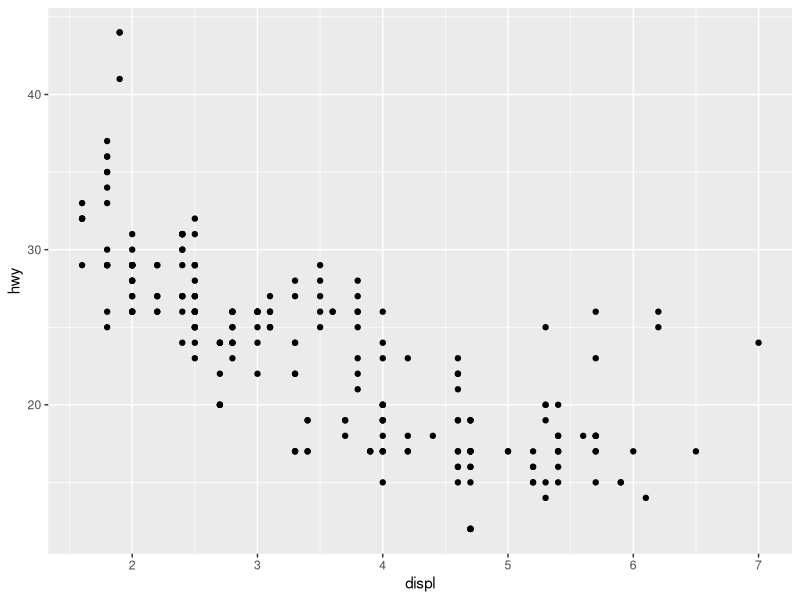
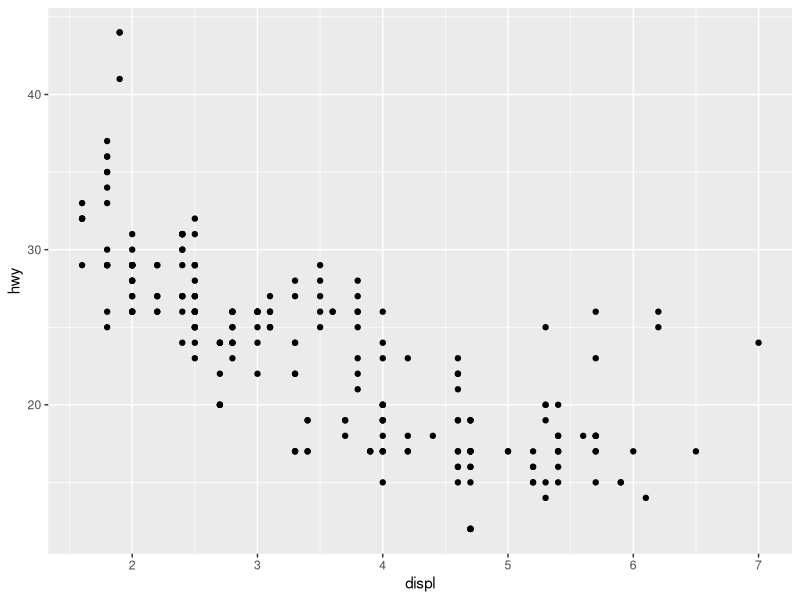
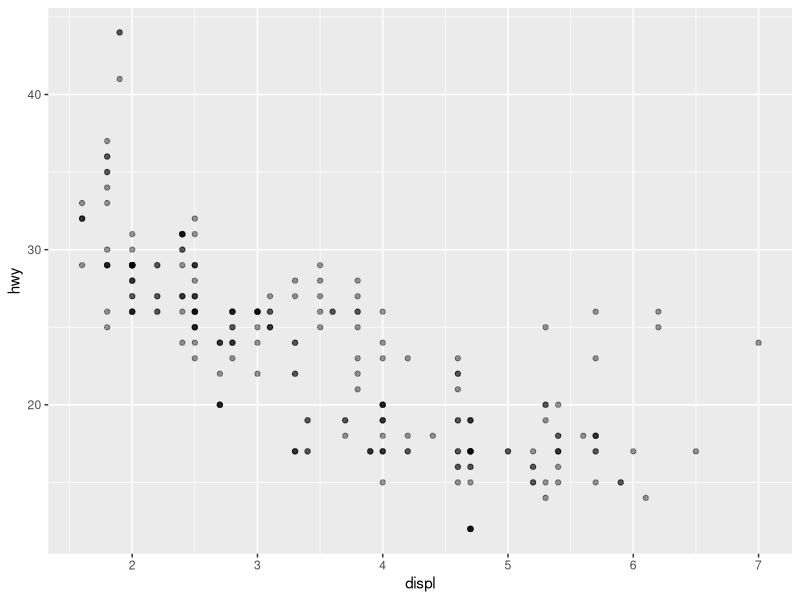
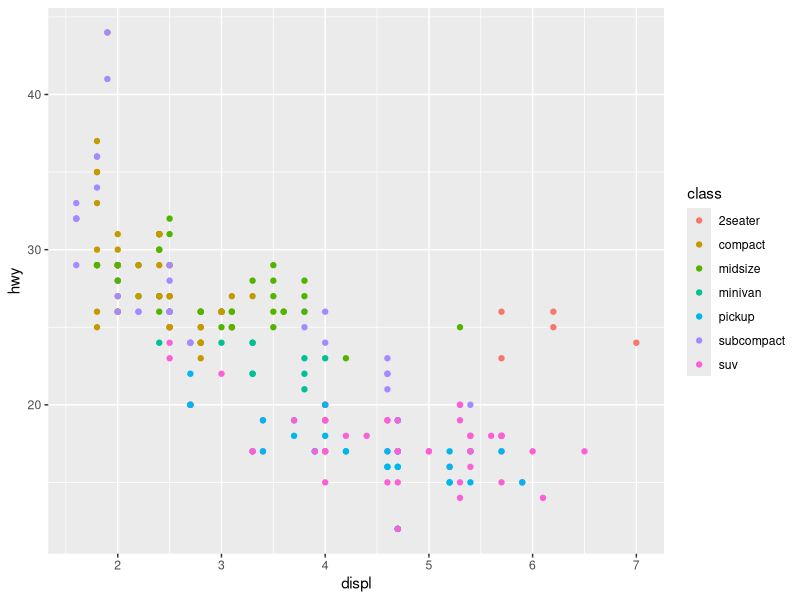
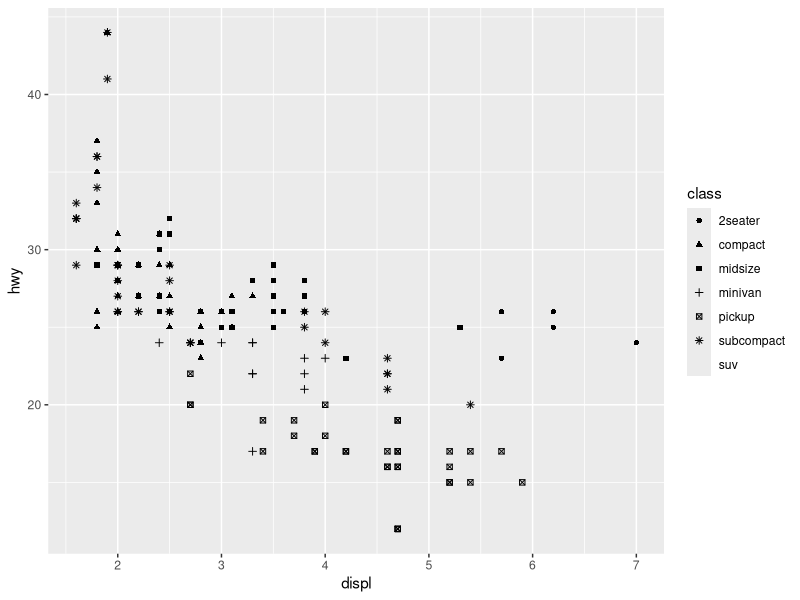
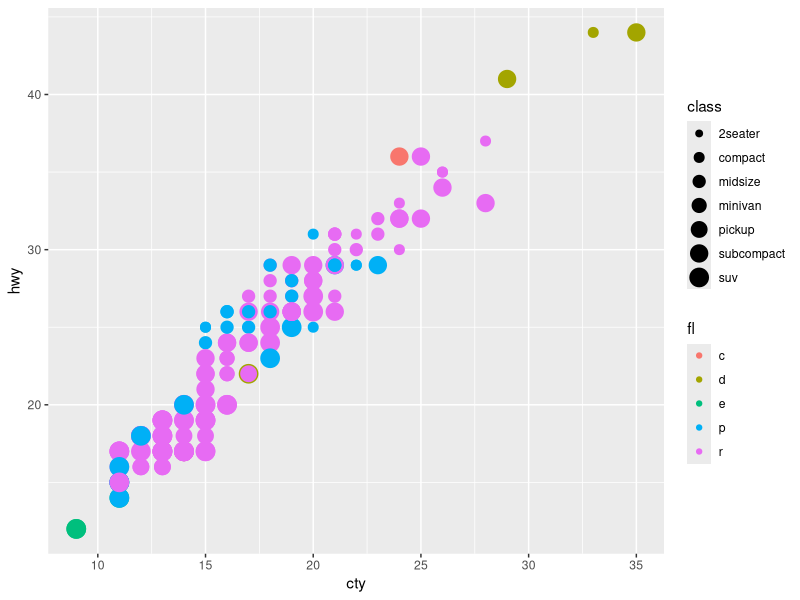

Here is the R script that generated these plots, in order:
## ---- chunk 1
#install.packages("tidyverse")
library(tidyverse)

#x <- mpg
#?mpg

#define aesthetics (aes), by selecting the variables to be plotted and the
#variables to define the presentation such as plotting size, shape color, etc.

#add geoms - graphical representation of the data in the plot (points, lines, bars). ggplot2 offers many different geoms; we will use some common ones today, including:

    #geom_point() for scatter plots, dot plots, etc.
    #geom_bar() for bar charts
    #geom_line() for trend lines, time-series, etc


ggplot(data=mpg,aes(x=displ,y=hwy)) +
  geom_point()

#OR

# Assign plot to a variable
car_plot <- ggplot(data = mpg, aes(x = displ, y = hwy))

# Draw the plot
car_plot + 
  geom_point()

#add transparency
ggplot(data = mpg, aes(x = displ, y = hwy)) +
    geom_point(alpha = 0.4)

#map class to colour
ggplot(data = mpg, aes(x = displ, y = hwy)) +
    geom_point(aes(color = class))

#map class to shape
ggplot(data = mpg) + 
  geom_point(mapping = aes(x = displ, y = hwy, shape = class))

#Make a scatterplot of hwy vs cty with different size points representing each car class and different colors for each fuel type.
ggplot(data = mpg) + 
  geom_point(mapping = aes(x = cty, y = hwy, size = class, color = fl))

## ---- chunk 2

